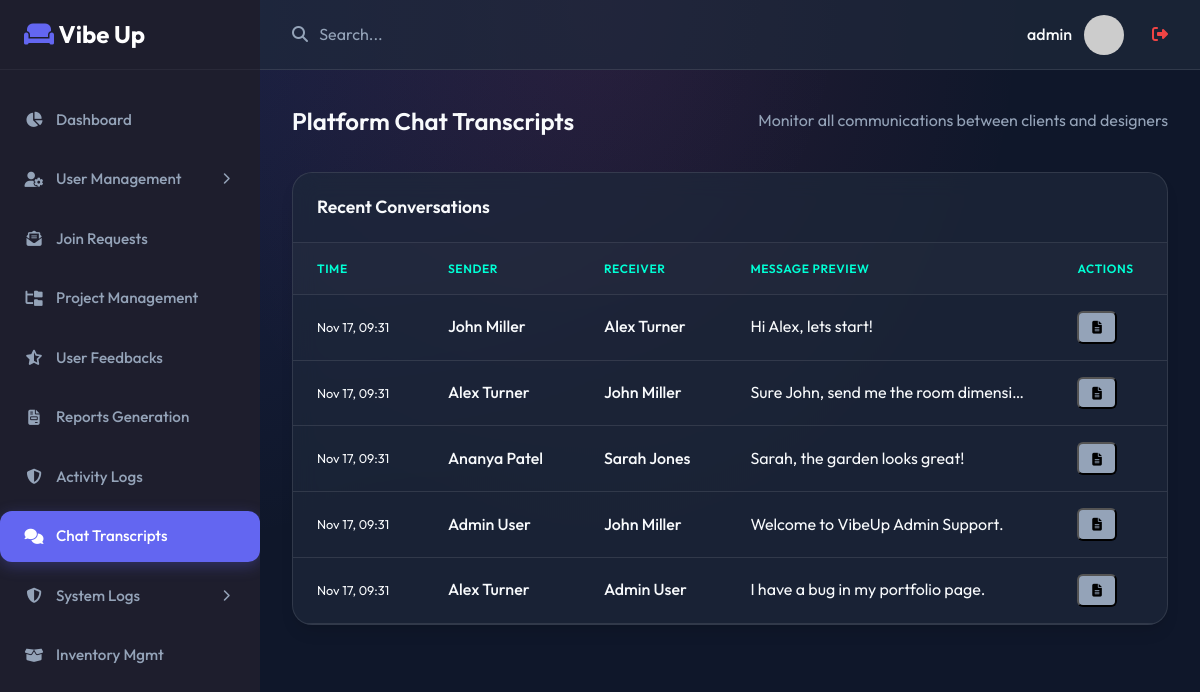
Screenshot of /admin/chat_logs.php (signed in) with the database file from the repository.
### tables this page shows
CREATE TABLE `messages` (
  `id` char(20) NOT NULL PRIMARY KEY,
  `chat_id` char(20) NOT NULL,
  `sender_id` char(20) NOT NULL,
  `receiver_id` char(20) NOT NULL,
  `message_text` text NOT NULL,
  `file_url` text DEFAULT NULL,
  `file_type` varchar(50) DEFAULT NULL,
  `is_read` tinyint(1) NOT NULL DEFAULT 0,
  `timestamp` timestamp NOT NULL DEFAULT current_timestamp()
);

CREATE TABLE `user` (
  `id` char(20) NOT NULL,
  `name` varchar(100) NOT NULL,
  `email` varchar(50) NOT NULL,
  `username` varchar(50) NOT NULL,
  `password_hash` varchar(255) NOT NULL,
  `password` varchar(255) DEFAULT NULL COMMENT 'Plain text password for api_v2 compatibility',
  `phone` varchar(15) NOT NULL,
  `profile_pic_url` text DEFAULT NULL,
  `dob` date NOT NULL,
  `role` enum('user','designer','admin') DEFAULT 'user',
  `last_activity` timestamp NOT NULL DEFAULT current_timestamp() ON UPDATE current_timestamp(),
  `created_at` timestamp NOT NULL DEFAULT current_timestamp()
);

### admin/chat_logs.php (the view, shortened to what this page needs)
<?php
$db = new Database();
$conn = $db->getConnection();
require_once '../includes/header.php';
require_once '../includes/sidebar.php';
$stmt = $conn->query("
    SELECT m.*, u.name as sender_name, r.name as receiver_name
    FROM messages m
    JOIN user u ON m.sender_id = u.id
    JOIN user r ON m.receiver_id = r.id
    ORDER BY m.timestamp DESC
    LIMIT 100
");
$chats = $stmt->fetchAll();
?>
<div class="page-header">
    <h1 class="page-title">Platform Chat Transcripts</h1>
    <div style="color: var(--text-muted);">Monitor all communications between clients and designers</div>
</div>
<div class="card">
    <div class="card-header">
        <h3 class="card-title">Recent Conversations</h3>
    </div>
    <div class="card-body" style="padding: 0;">
        <div class="table-responsive">
            <table class="table">
                <thead>
                    <tr>
                        <th>Time</th>
                        <th>Sender</th>
                        <th>Receiver</th>
                        <th>Message Preview</th>
                        <th>Actions</th>
                    </tr>
                </thead>
                <tbody>
                    <?php if (empty($chats)): ?>
                        <tr><td colspan="5" style="text-align:center; padding: 2rem;">No chat records found.</td></tr>
                    <?php else: ?>
                        <?php foreach ($chats as $chat): ?>
                            <tr>
                                <td style="font-size: 0.8rem;"><?= date('M d, H:i', strtotime($chat['timestamp'])) ?></td>
                                <td style="font-weight: 500;"><?= htmlspecialchars((string)$chat['sender_name']) ?></td>
                                <td style="font-weight: 500;"><?= htmlspecialchars((string)$chat['receiver_name']) ?></td>
                                <td style="max-width: 300px; white-space: nowrap; overflow: hidden; text-overflow: ellipsis;">
                                    <?= htmlspecialchars((string)$chat['message_text']) ?>
                                </td>
                                <td>
                                    <button class="btn-secondary btn-sm" onclick="alert('Full transcript view is available in secure audit mode.')">
                                        <i class="fa-solid fa-file-lines"></i>
                                    </button>
                                </td>
                            </tr>
                        <?php endforeach; ?>
                    <?php endif; ?>
                </tbody>
            </table>
        </div>
    </div>
</div>
<?php require_once '../includes/footer.php'; ?>

### assets/css/style.css (style rules this page uses)
:root { --primary: #6366f1; --primary-hover: #4f46e5; --secondary: #ec4899; --accent: #00ffd5; --background: #0f172a; --surface: rgba(30, 41, 59, 0.7); --text-main: #f8fafc; --text-muted: #94a3b8; --border: rgba(255, 255, 255, 0.1); --success: #10b981; --danger: #ef4444; --warning: #f59e0b; --sidebar-bg: #1e1e2d; --sidebar-text: #9899ac; --sidebar-hover: #ffffff; --sidebar-active: var(--primary); --glass: rgba(255, 255, 255, 0.05); --glass-border: rgba(255, 255, 255, 0.1); }
* { margin: 0; padding: 0; box-sizing: border-box; font-family: 'Outfit', sans-serif; }
html { scroll-behavior: smooth; }
body { background-color: var(--background); background-image: radial-gradient(at 0% 0%, rgba(99, 102, 241, 0.15) 0, transparent 50%), radial-gradient(at 50% 0%, rgba(236, 72, 153, 0.1) 0, transparent 50%); color: var(--text-main); line-height: 1.6; min-height: 100vh; }
.page-header { display: flex; justify-content: space-between; align-items: center; margin-bottom: 2rem; }
.page-title { font-size: 1.5rem; font-weight: 600; color: var(--text-main); }
.card { background: var(--surface); backdrop-filter: blur(12px); -webkit-backdrop-filter: blur(12px); border-radius: 1.25rem; box-shadow: 0 10px 15px -3px rgba(0, 0, 0, 0.1), 0 4px 6px -2px rgba(0, 0, 0, 0.05); border: 1px solid var(--border); overflow: hidden; margin-bottom: 1.5rem; transition: transform 0.2s ease, box-shadow 0.2s ease; }
.card-header { padding: 1.25rem 1.5rem; border-bottom: 1px solid var(--border); display: flex; justify-content: space-between; align-items: center; }
.card-title { font-weight: 600; font-size: 1.1rem; }
.card-body { padding: 1.5rem; }
.table-responsive { overflow-x: auto; }
.table { width: 100%; border-collapse: collapse; }
.table th, .table td { padding: 1rem 1.5rem; text-align: left; border-bottom: 1px solid var(--border); }
.table th { font-weight: 600; color: var(--accent); background-color: rgba(255, 255, 255, 0.02); text-transform: uppercase; font-size: 0.75rem; letter-spacing: 0.05em; }
.btn-sm { padding: 0.4rem 0.8rem; font-size: 0.8rem; border-radius: 0.375rem; }
.btn-secondary { background-color: var(--text-muted); }

### rows the page displays
messages: timestamp "Nov 17, 09:31", sender.name "John Miller", receiver.name "Alex Turner", message_text "Hi Alex, lets start!"
messages: timestamp "Nov 17, 09:31", sender.name "Alex Turner", receiver.name "John Miller", message_text "Sure John, send me the room dimensi…"
messages: timestamp "Nov 17, 09:31", sender.name "Ananya Patel", receiver.name "Sarah Jones", message_text "Sarah, the garden looks great!"
messages: timestamp "Nov 17, 09:31", sender.name "Admin User", receiver.name "John Miller", message_text "Welcome to VibeUp Admin Support."
messages: timestamp "Nov 17, 09:31", sender.name "Alex Turner", receiver.name "Admin User", message_text "I have a bug in my portfolio page."

### other values shown
$_SESSION['admin_username'] "admin"
